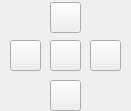
      <widget class="QFrame" name="frame_7">
       <property name="sizePolicy">
        <sizepolicy hsizetype="MinimumExpanding" vsizetype="Minimum">
         <horstretch>0</horstretch>
         <verstretch>0</verstretch>
        </sizepolicy>
       </property>
       <property name="minimumSize">
        <size>
         <width>131</width>
         <height>111</height>
        </size>
       </property>
       <property name="maximumSize">
        <size>
         <width>131</width>
         <height>111</height>
        </size>
       </property>
       <property name="frameShape">
        <enum>QFrame::NoFrame</enum>
       </property>
       <property name="frameShadow">
        <enum>QFrame::Sunken</enum>
       </property>
       <widget class="QPushButton" name="CursorLeftButton">
        <property name="geometry">
         <rect>
          <x>10</x>
          <y>40</y>
          <width>31</width>
          <height>31</height>
         </rect>
        </property>
        <property name="minimumSize">
         <size>
          <width>31</width>
          <height>31</height>
         </size>
        </property>
        <property name="maximumSize">
         <size>
          <width>31</width>
          <height>31</height>
         </size>
        </property>
        <property name="text">
         <string/>
        </property>
        <property name="icon">
         <iconset>
          <normalon>:/new/prefix1/images/arrow-left-3.png</normalon>
         </iconset>
        </property>
        <property name="autoDefault">
         <bool>false</bool>
        </property>
       </widget>
       <widget class="QPushButton" name="CursorUpButton">
        <property name="geometry">
         <rect>
          <x>50</x>
          <y>2</y>
          <width>31</width>
          <height>31</height>
         </rect>
        </property>
        <property name="minimumSize">
         <size>
          <width>31</width>
          <height>31</height>
         </size>
        </property>
        <property name="maximumSize">
         <size>
          <width>31</width>
          <height>31</height>
         </size>
        </property>
        <property name="text">
         <string/>
        </property>
        <property name="icon">
         <iconset>
          <normalon>:/new/prefix1/images/arrow-up-3.png</normalon>
         </iconset>
        </property>
        <property name="autoDefault">
         <bool>false</bool>
        </property>
       </widget>
       <widget class="QPushButton" name="CursorRightButton">
        <property name="geometry">
         <rect>
          <x>90</x>
          <y>40</y>
          <width>31</width>
          <height>31</height>
         </rect>
        </property>
        <property name="minimumSize">
         <size>
          <width>31</width>
          <height>31</height>
         </size>
        </property>
        <property name="maximumSize">
         <size>
          <width>31</width>
          <height>31</height>
         </size>
        </property>
        <property name="text">
         <string/>
        </property>
        <property name="icon">
         <iconset>
          <normalon>:/new/prefix1/images/arrow-right-3.png</normalon>
         </iconset>
        </property>
        <property name="autoDefault">
         <bool>false</bool>
        </property>
       </widget>
       <widget class="QPushButton" name="CursorDownButton">
        <property name="geometry">
         <rect>
          <x>50</x>
          <y>80</y>
          <width>31</width>
          <height>31</height>
         </rect>
        </property>
        <property name="minimumSize">
         <size>
          <width>31</width>
          <height>31</height>
         </size>
        </property>
        <property name="maximumSize">
         <size>
          <width>31</width>
          <height>31</height>
         </size>
        </property>
        <property name="text">
         <string/>
        </property>
        <property name="icon">
         <iconset>
          <normalon>:/new/prefix1/images/arrow-down-3.png</normalon>
         </iconset>
        </property>
        <property name="autoDefault">
         <bool>false</bool>
        </property>
       </widget>
       <widget class="QPushButton" name="CursorEnterButton">
        <property name="geometry">
         <rect>
          <x>50</x>
          <y>40</y>
          <width>31</width>
          <height>31</height>
         </rect>
        </property>
        <property name="minimumSize">
         <size>
          <width>31</width>
          <height>31</height>
         </size>
        </property>
        <property name="maximumSize">
         <size>
          <width>31</width>
          <height>31</height>
         </size>
        </property>
        <property name="text">
         <string/>
        </property>
        <property name="icon">
         <iconset>
          <normalon>:/new/prefix1/images/Crystal_Clear_action_apply.png</normalon>
         </iconset>
        </property>
        <property name="autoDefault">
         <bool>false</bool>
        </property>
       </widget>
      </widget>
